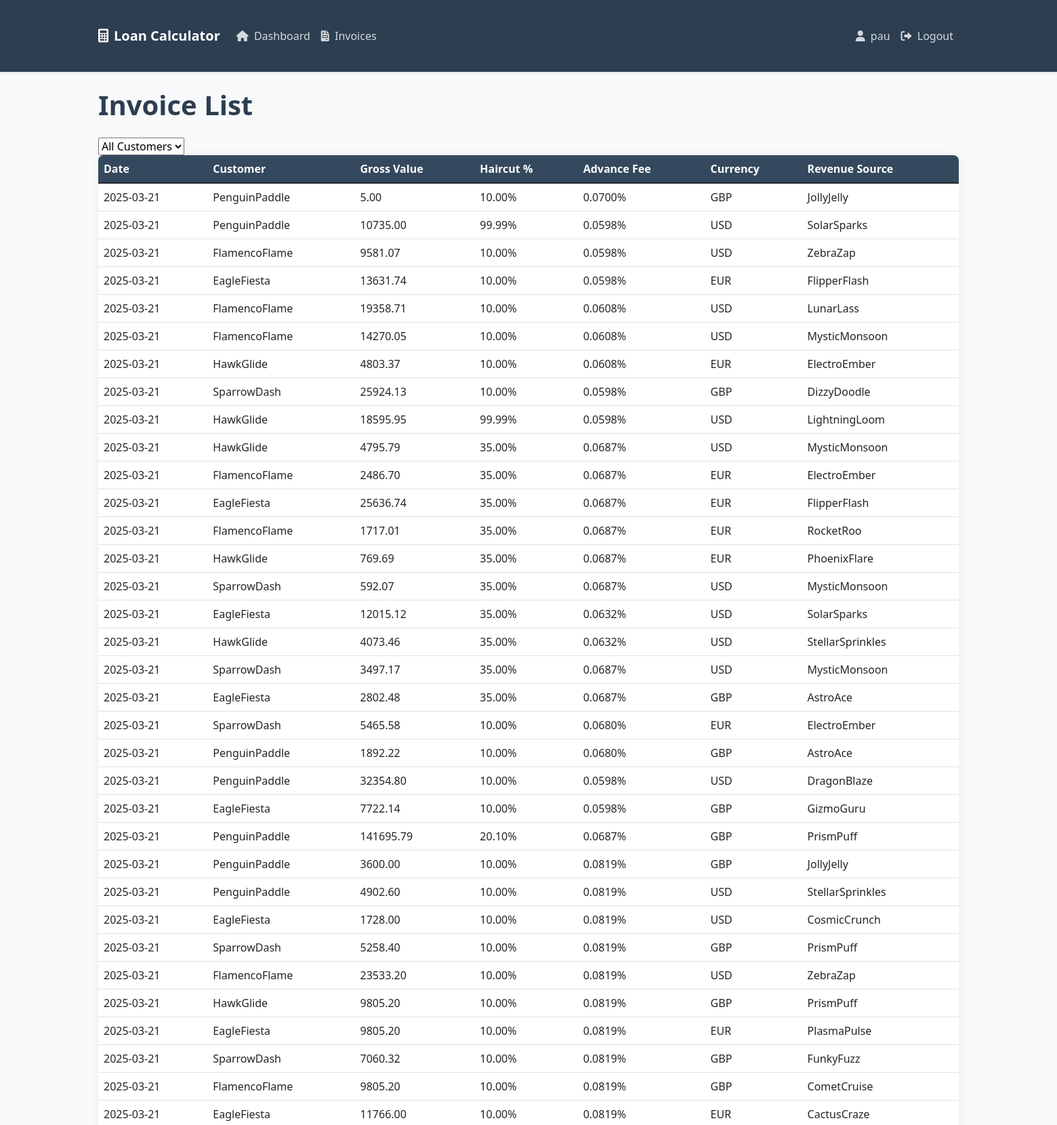
Page /invoices/ (signed in, upper part) on the committed database.
### apps/invoices/models.py (models this page shows, shortened)
class Invoice(models.Model):
    adjusted_gross_value = models.DecimalField(max_digits=15, decimal_places=2)
    haircut_percent = models.DecimalField(max_digits=5, decimal_places=2)
    daily_advance_fee = models.DecimalField(max_digits=5, decimal_places=4)
    advance_duration = models.IntegerField(default=30)
    customer_name = models.CharField(max_length=255)
    currency_code = models.CharField(max_length=3)  # usd, eur, etc - keep it standard!
    customer_id = models.IntegerField()
    revenue_source_id = models.IntegerField()
    revenue_source_name = models.CharField(max_length=255)
    invoice_date = models.DateField(default=date.today)
    created_at = models.DateTimeField(auto_now_add=True)
    class Meta:
        indexes = [
            models.Index(fields=['customer_id', 'created_at']),
        ]
        ordering = ['-created_at']  # newest first, duh!

### apps/invoices/views.py (the view)
# urls.py: path('invoices/', views.InvoiceListView.as_view(), name='invoice-list-view'),
class InvoiceListView(LoginRequiredMixin, ListView):
    model = Invoice
    template_name = 'invoices/invoice_list.html'
    context_object_name = 'invoices'
    paginate_by = 50
    def get_queryset(self):
        queryset = super().get_queryset()
        customer_id = self.request.GET.get('customer_id')
        if customer_id:
            queryset = queryset.filter(customer_id=customer_id)
        return queryset.order_by('-created_at')

### apps/invoices/templates/invoices/invoice_list.html (shortened to what this page needs)
{% extends "base.html" %}
{% block content %}
<div class="container">
    <h1>Invoice List</h1>
    <div class="filter-section">
        <form method="get">
            <select name="customer_id" onchange="this.form.submit()">
                <option value="">All Customers</option>
            </select>
        </form>
    </div>
    <table class="table">
        <thead>
            <tr>
                <th>Date</th>
                <th>Customer</th>
                <th>Gross Value</th>
                <th>Haircut %</th>
                <th>Advance Fee</th>
                <th>Currency</th>
                <th>Revenue Source</th>
            </tr>
        </thead>
        <tbody>
            {% for invoice in invoices %}
            <tr>
                <td>{{ invoice.created_at|date:"Y-m-d" }}</td>
                <td>{{ invoice.customer_name }}</td>
                <td>{{ invoice.adjusted_gross_value|floatformat:2 }}</td>
                <td>{{ invoice.haircut_percent|floatformat:2 }}%</td>
                <td>{{ invoice.daily_advance_fee|floatformat:4 }}%</td>
                <td>{{ invoice.currency_code }}</td>
                <td>{{ invoice.revenue_source_name }}</td>
            </tr>
            {% endfor %}
        </tbody>
    </table>
</div>
{% endblock %}

### apps/invoices/templates/base.html (shortened to what this page needs)
<!DOCTYPE html>
<html lang="en">
<head>
    <link href="https://cdn.jsdelivr.net/npm/bootstrap@5.1.3/dist/css/bootstrap.min.css" rel="stylesheet">
    <link href="https://cdnjs.cloudflare.com/ajax/libs/font-awesome/6.0.0/css/all.min.css" rel="stylesheet">
</head>
<body>
    <nav class="navbar navbar-expand-lg navbar-dark">
        <div class="container">
            <a class="navbar-brand" href="{% url 'dashboard' %}">
                <i class="fas fa-calculator me-2"></i>Loan Calculator
            </a>
            <div class="collapse navbar-collapse" id="navbarNav">
                <div class="navbar-nav me-auto">
                    {% if user.is_authenticated %}
                    <a class="nav-link" href="{% url 'dashboard' %}">
                        <i class="fas fa-home me-1"></i> Dashboard
                    </a>
                    <a class="nav-link" href="{% url 'invoice-list-view' %}">
                        <i class="fas fa-file-invoice me-1"></i> Invoices
                    </a>
                    {% endif %}
                </div>
                <div class="navbar-nav">
                    {% if user.is_authenticated %}
                    <span class="nav-link">
                        <i class="fas fa-user me-1"></i> {{ user.username }}
                    </span>
                    <a class="nav-link" href="{% url 'accounts:logout' %}">
                        <i class="fas fa-sign-out-alt me-1"></i> Logout
                    </a>
                    {% endif %}
                </div>
            </div>
        </div>
    </nav>
    {% block content %}
    {% endblock %}
</body>
</html>

### apps/invoices/templates/base.html (style rules this page uses)
:root { --primary-color: #2c3e50; --secondary-color: #34495e; --accent-color: #3498db; }
body { background-color: #f8f9fa; font-family: 'Segoe UI', system-ui, -apple-system, sans-serif; }
.navbar { box-shadow: 0 2px 4px rgba(0,0,0,.1); background: var(--primary-color) !important; }
.navbar-brand { font-weight: 600; color: white !important; }
.nav-link { color: rgba(255,255,255,.8) !important; transition: color 0.3s ease; }
.container { padding: 25px; }
.table { background: white; border-radius: 8px; overflow: hidden; box-shadow: 0 0 15px rgba(0,0,0,.05); }
.table thead { background-color: var(--secondary-color); color: white; }
h1, h2, h3 { color: var(--primary-color); font-weight: 600; margin-bottom: 1.5rem; }

### rows in the picture
Invoice: created_at "2025-03-21", customer_name "PenguinPaddle", adjusted_gross_value "5.00", haircut_percent "10.00", daily_advance_fee "0.0700", currency_code "GBP", revenue_source_name "JollyJelly"
Invoice: created_at "2025-03-21", customer_name "PenguinPaddle", adjusted_gross_value "10735.00", haircut_percent "99.99", daily_advance_fee "0.0598", currency_code "USD", revenue_source_name "SolarSparks"
Invoice: created_at "2025-03-21", customer_name "FlamencoFlame", adjusted_gross_value "9581.07", haircut_percent "10.00", daily_advance_fee "0.0598", currency_code "USD", revenue_source_name "ZebraZap"
Invoice: created_at "2025-03-21", customer_name "EagleFiesta", adjusted_gross_value "13631.74", haircut_percent "10.00", daily_advance_fee "0.0598", currency_code "EUR", revenue_source_name "FlipperFlash"
Invoice: created_at "2025-03-21", customer_name "FlamencoFlame", adjusted_gross_value "19358.71", haircut_percent "10.00", daily_advance_fee "0.0608", currency_code "USD", revenue_source_name "LunarLass"
Invoice: created_at "2025-03-21", customer_name "FlamencoFlame", adjusted_gross_value "14270.05", haircut_percent "10.00", daily_advance_fee "0.0608", currency_code "USD", revenue_source_name "MysticMonsoon"
Invoice: created_at "2025-03-21", customer_name "HawkGlide", adjusted_gross_value "4803.37", haircut_percent "10.00", daily_advance_fee "0.0608", currency_code "EUR", revenue_source_name "ElectroEmber"
Invoice: created_at "2025-03-21", customer_name "SparrowDash", adjusted_gross_value "25924.13", haircut_percent "10.00", daily_advance_fee "0.0598", currency_code "GBP", revenue_source_name "DizzyDoodle"
Invoice: created_at "2025-03-21", customer_name "HawkGlide", adjusted_gross_value "18595.95", haircut_percent "99.99", daily_advance_fee "0.0598", currency_code "USD", revenue_source_name "LightningLoom"
Invoice: created_at "2025-03-21", customer_name "HawkGlide", adjusted_gross_value "4795.79", haircut_percent "35.00", daily_advance_fee "0.0687", currency_code "USD", revenue_source_name "MysticMonsoon"
Invoice: created_at "2025-03-21", customer_name "FlamencoFlame", adjusted_gross_value "2486.70", haircut_percent "35.00", daily_advance_fee "0.0687", currency_code "EUR", revenue_source_name "ElectroEmber"
Invoice: created_at "2025-03-21", customer_name "EagleFiesta", adjusted_gross_value "25636.74", haircut_percent "35.00", daily_advance_fee "0.0687", currency_code "EUR", revenue_source_name "FlipperFlash"
Invoice: created_at "2025-03-21", customer_name "FlamencoFlame", adjusted_gross_value "1717.01", haircut_percent "35.00", daily_advance_fee "0.0687", currency_code "EUR", revenue_source_name "RocketRoo"
Invoice: created_at "2025-03-21", customer_name "HawkGlide", adjusted_gross_value "769.69", haircut_percent "35.00", daily_advance_fee "0.0687", currency_code "EUR", revenue_source_name "PhoenixFlare"
Invoice: created_at "2025-03-21", customer_name "SparrowDash", adjusted_gross_value "592.07", haircut_percent "35.00", daily_advance_fee "0.0687", currency_code "USD", revenue_source_name "MysticMonsoon"
Invoice: created_at "2025-03-21", customer_name "EagleFiesta", adjusted_gross_value "12015.12", haircut_percent "35.00", daily_advance_fee "0.0632", currency_code "USD", revenue_source_name "SolarSparks"
Invoice: created_at "2025-03-21", customer_name "HawkGlide", adjusted_gross_value "4073.46", haircut_percent "35.00", daily_advance_fee "0.0632", currency_code "USD", revenue_source_name "StellarSprinkles"
Invoice: created_at "2025-03-21", customer_name "SparrowDash", adjusted_gross_value "3497.17", haircut_percent "35.00", daily_advance_fee "0.0687", currency_code "USD", revenue_source_name "MysticMonsoon"
Invoice: created_at "2025-03-21", customer_name "EagleFiesta", adjusted_gross_value "2802.48", haircut_percent "35.00", daily_advance_fee "0.0687", currency_code "GBP", revenue_source_name "AstroAce"
Invoice: created_at "2025-03-21", customer_name "SparrowDash", adjusted_gross_value "5465.58", haircut_percent "10.00", daily_advance_fee "0.0680", currency_code "EUR", revenue_source_name "ElectroEmber"
Invoice: created_at "2025-03-21", customer_name "PenguinPaddle", adjusted_gross_value "1892.22", haircut_percent "10.00", daily_advance_fee "0.0680", currency_code "GBP", revenue_source_name "AstroAce"
Invoice: created_at "2025-03-21", customer_name "PenguinPaddle", adjusted_gross_value "32354.80", haircut_percent "10.00", daily_advance_fee "0.0598", currency_code "USD", revenue_source_name "DragonBlaze"
Invoice: created_at "2025-03-21", customer_name "EagleFiesta", adjusted_gross_value "7722.14", haircut_percent "10.00", daily_advance_fee "0.0598", currency_code "GBP", revenue_source_name "GizmoGuru"
Invoice: created_at "2025-03-21", customer_name "PenguinPaddle", adjusted_gross_value "141695.79", haircut_percent "20.10", daily_advance_fee "0.0687", currency_code "GBP", revenue_source_name "PrismPuff"
Invoice: created_at "2025-03-21", customer_name "PenguinPaddle", adjusted_gross_value "3600.00", haircut_percent "10.00", daily_advance_fee "0.0819", currency_code "GBP", revenue_source_name "JollyJelly"
Invoice: created_at "2025-03-21", customer_name "PenguinPaddle", adjusted_gross_value "4902.60", haircut_percent "10.00", daily_advance_fee "0.0819", currency_code "USD", revenue_source_name "StellarSprinkles"
Invoice: created_at "2025-03-21", customer_name "EagleFiesta", adjusted_gross_value "1728.00", haircut_percent "10.00", daily_advance_fee "0.0819", currency_code "USD", revenue_source_name "CosmicCrunch"
Invoice: created_at "2025-03-21", customer_name "SparrowDash", adjusted_gross_value "5258.40", haircut_percent "10.00", daily_advance_fee "0.0819", currency_code "GBP", revenue_source_name "PrismPuff"
Invoice: created_at "2025-03-21", customer_name "FlamencoFlame", adjusted_gross_value "23533.20", haircut_percent "10.00", daily_advance_fee "0.0819", currency_code "USD", revenue_source_name "ZebraZap"
Invoice: created_at "2025-03-21", customer_name "HawkGlide", adjusted_gross_value "9805.20", haircut_percent "10.00", daily_advance_fee "0.0819", currency_code "GBP", revenue_source_name "PrismPuff"
Invoice: created_at "2025-03-21", customer_name "EagleFiesta", adjusted_gross_value "9805.20", haircut_percent "10.00", daily_advance_fee "0.0819", currency_code "EUR", revenue_source_name "PlasmaPulse"
Invoice: created_at "2025-03-21", customer_name "SparrowDash", adjusted_gross_value "7060.32", haircut_percent "10.00", daily_advance_fee "0.0819", currency_code "GBP", revenue_source_name "FunkyFuzz"
Invoice: created_at "2025-03-21", customer_name "FlamencoFlame", adjusted_gross_value "9805.20", haircut_percent "10.00", daily_advance_fee "0.0819", currency_code "GBP", revenue_source_name "CometCruise"
Invoice: created_at "2025-03-21", customer_name "EagleFiesta", adjusted_gross_value "11766.00", haircut_percent "10.00", daily_advance_fee "0.0819", currency_code "EUR", revenue_source_name "CactusCraze"

### other values in the picture
{{ user.username }} "pau"
